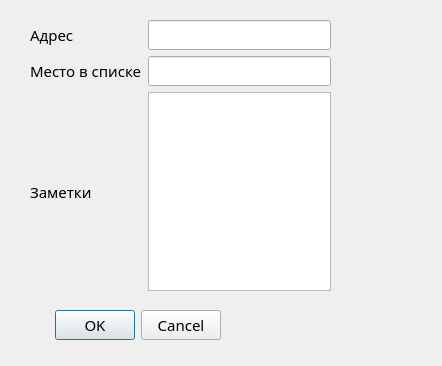
<?xml version="1.0" encoding="UTF-8"?>
<ui version="4.0">
 <class>Dialog</class>
 <widget class="QDialog" name="Dialog">
  <property name="geometry">
   <rect>
    <x>0</x>
    <y>0</y>
    <width>442</width>
    <height>366</height>
   </rect>
  </property>
  <property name="font">
   <font>
    <family>Microsoft JhengHei UI Light</family>
    <pointsize>11</pointsize>
   </font>
  </property>
  <property name="windowTitle">
   <string>Dialog</string>
  </property>
  <widget class="QDialogButtonBox" name="buttonBox">
   <property name="geometry">
    <rect>
     <x>30</x>
     <y>300</y>
     <width>191</width>
     <height>51</height>
    </rect>
   </property>
   <property name="orientation">
    <enum>Qt::Horizontal</enum>
   </property>
   <property name="standardButtons">
    <set>QDialogButtonBox::Cancel|QDialogButtonBox::Ok</set>
   </property>
  </widget>
  <widget class="QWidget" name="gridLayoutWidget">
   <property name="geometry">
    <rect>
     <x>30</x>
     <y>20</y>
     <width>301</width>
     <height>271</height>
    </rect>
   </property>
   <layout class="QGridLayout" name="gridLayout">
    <item row="0" column="0">
     <widget class="QLabel" name="label">
      <property name="text">
       <string>Адрес</string>
      </property>
     </widget>
    </item>
    <item row="1" column="0">
     <widget class="QLabel" name="label_2">
      <property name="font">
       <font>
        <family>Microsoft JhengHei UI Light</family>
       </font>
      </property>
      <property name="text">
       <string>Место в списке</string>
      </property>
     </widget>
    </item>
    <item row="1" column="1">
     <widget class="QLineEdit" name="lineEdit_2"/>
    </item>
    <item row="3" column="0">
     <widget class="QLabel" name="label_3">
      <property name="text">
       <string>Заметки</string>
      </property>
     </widget>
    </item>
    <item row="0" column="1">
     <widget class="QLineEdit" name="lineEdit"/>
    </item>
    <item row="3" column="1">
     <widget class="QTextBrowser" name="textBrowser"/>
    </item>
   </layout>
  </widget>
 </widget>
 <resources/>
 <connections>
  <connection>
   <sender>buttonBox</sender>
   <signal>accepted()</signal>
   <receiver>Dialog</receiver>
   <slot>accept()</slot>
   <hints>
    <hint type="sourcelabel">
     <x>248</x>
     <y>254</y>
    </hint>
    <hint type="destinationlabel">
     <x>157</x>
     <y>274</y>
    </hint>
   </hints>
  </connection>
  <connection>
   <sender>buttonBox</sender>
   <signal>rejected()</signal>
   <receiver>Dialog</receiver>
   <slot>reject()</slot>
   <hints>
    <hint type="sourcelabel">
     <x>316</x>
     <y>260</y>
    </hint>
    <hint type="destinationlabel">
     <x>286</x>
     <y>274</y>
    </hint>
   </hints>
  </connection>
 </connections>
</ui>
